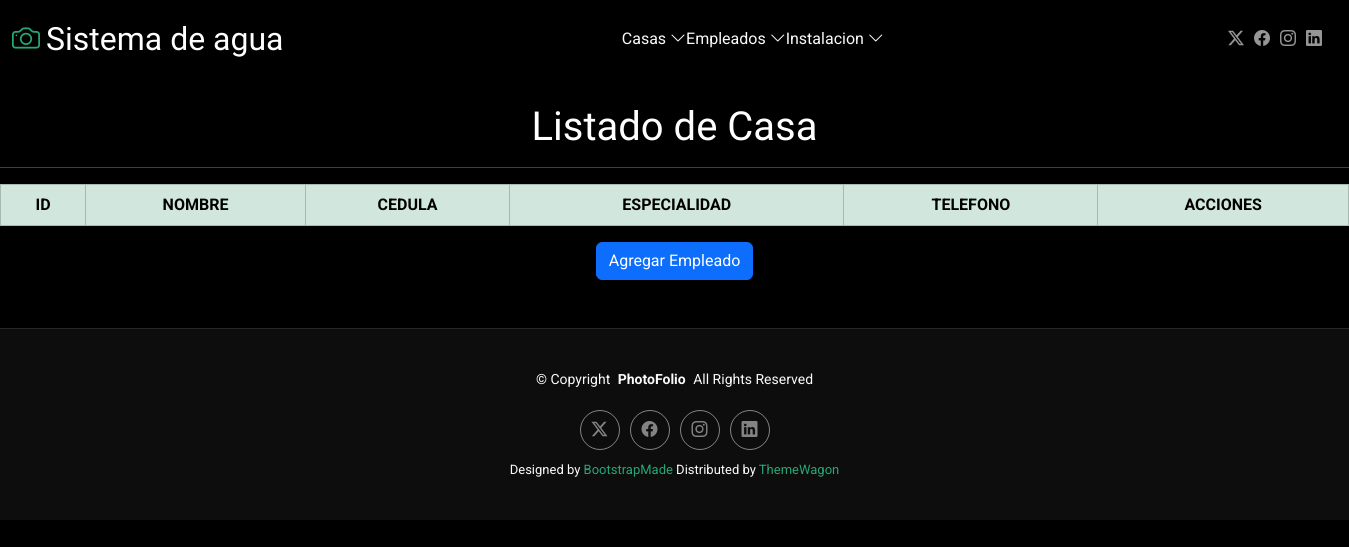
The page /inicioem on the database as committed earlier.
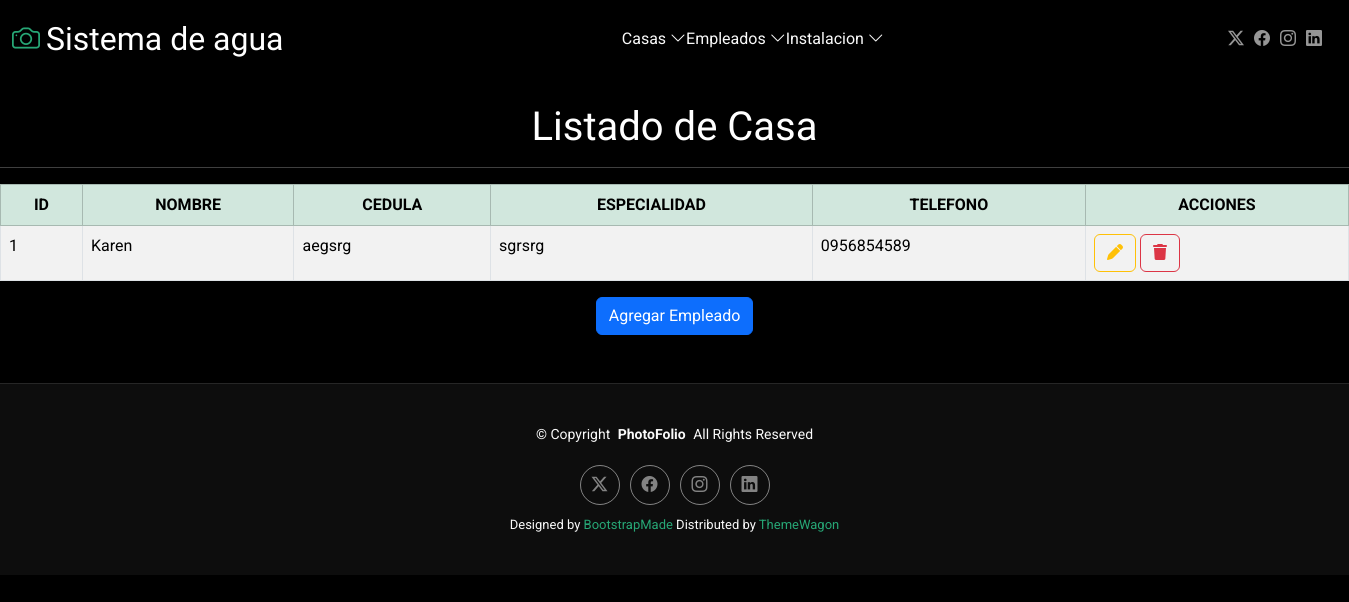
The same page on the database as committed later.
### Aplicaciones/Empleado/models.py (models this page shows)
class Empleado(models.Model):
    id = models.AutoField(primary_key=True)
    nombre = models.CharField(max_length=100)
    cedula = models.CharField(max_length=20, unique=True)
    especialidad = models.CharField(max_length=100)
    telefono = models.CharField(max_length=20)

### Aplicaciones/Empleado/views.py (the view)
# urls.py: path('inicioem',views.inicio,name='inicioem'),
def inicio(request):
    listadoEmpleado=Empleado.objects.all()
    return render(request,"inicioem.html",{'empleado':listadoEmpleado})

### Aplicaciones/Empleado/templates/inicioem.html (shortened to what this page needs)
{% extends 'plantilla.html' %}
{% load static %}
{% block body %}
<br>
<h1 class="text-center">Listado de Casa</h1>
<hr>
<table class="table table-bordered table-striped table-hover ">
    <thead>
        <tr class="table-success text-center">
            <th>ID</th>
            <th>NOMBRE</th>
            <th>CEDULA</th>
            <th>ESPECIALIDAD</th>
            <th>TELEFONO</th>
            <th>ACCIONES</th>
        </tr>
    </thead>
    <tbody>
        {% for empleadoTemporal in empleado %}
            <tr>
                <td>{{empleadoTemporal.id}}</td>
                <td>{{empleadoTemporal.nombre}}</td>
                <td>{{empleadoTemporal.cedula}}</td>
                <td>{{empleadoTemporal.especialidad}}</td>
                <td>{{empleadoTemporal.telefono}}</td>
                <td>
                    <a href="editarEmpleado/{{empleadoTemporal.id}}" class="btn btn-outline-warning">
                        <i class="fa fa-pen"></i>
                    </a>
                    <a href="#" class="btn btn-outline-danger" onclick="confirmarEliminacion('{{empleadoTemporal.id}}')">
                        <i class="fa fa-trash"></i>
                    </a>
                </td>
            </tr>
        {% endfor %}
    </tbody>
</table>
<div class="text-center ">
    <a href="nuevoEmpleado" class="btn btn-primary " >
        Agregar Empleado
    </a>
</div>
<br>
<br>
{% endblock %}

Rows that differ between the two databases and show on the page:
added Empleado: id "1", nombre "Karen", cedula "aegsrg", especialidad "sgrsrg", telefono "0956854589"
